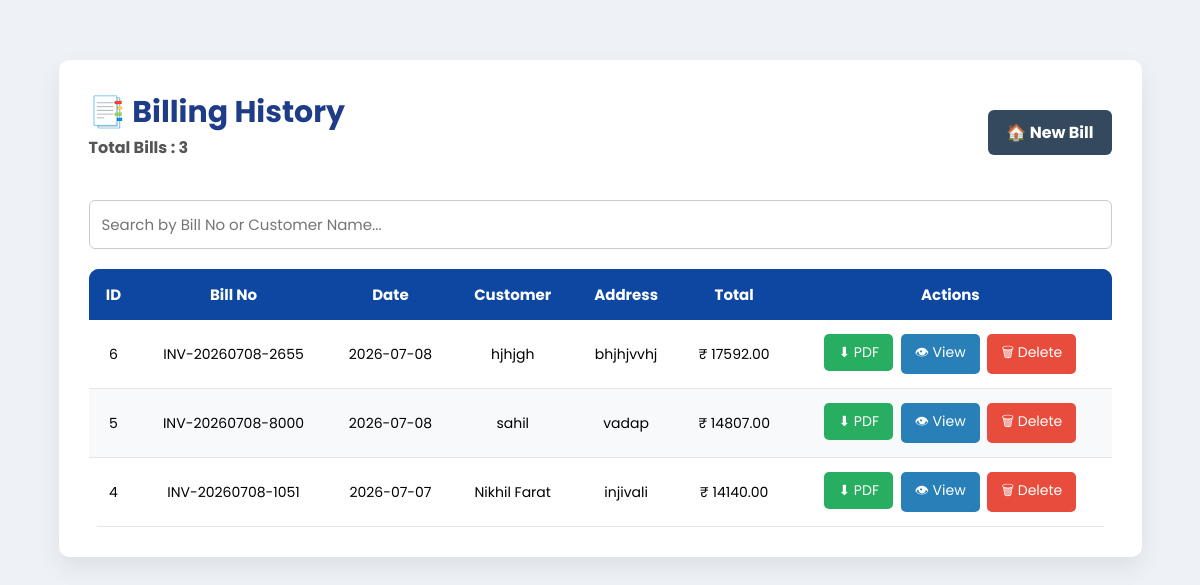
The app's page /history with its own data.
### tables this page shows
CREATE TABLE bills(

    id INTEGER PRIMARY KEY AUTOINCREMENT,

    bill_no TEXT,

    customer_name TEXT,

    customer_address TEXT,

    bill_date TEXT,

    discount REAL,

    gst REAL,

    grand_total REAL

);

### app.py (the view)
@app.route("/history")
def history():
    conn = get_db()
    cursor = conn.cursor()
    cursor.execute("""

    SELECT *

    FROM bills

    ORDER BY id DESC

    """)
    bills = cursor.fetchall()
    conn.close()
    return render_template(
        "history.html",
        bills=bills
    )

### app.py (called while the page is built)
def get_db():
    conn = sqlite3.connect(DATABASE)
    conn.row_factory = sqlite3.Row
    return conn

### templates/history.html (shortened to what this page needs)
<!DOCTYPE html>
<html lang="en">
<head>
    <link rel="stylesheet"
          href="{{ url_for('static', filename='style.css') }}">
</head>
<body>
<div class="history-container">
<div class="header">
<div>
<h1>📑 Billing History</h1>
<div class="total">
Total Bills :
<strong>{{ bills|length }}</strong>
</div>
</div>
<div class="top-buttons">
<a href="/" class="btn home">
🏠 New Bill
</a>
</div>
</div>
<div class="search-box">
<input
type="text"
id="search"
placeholder="Search by Bill No or Customer Name...">
</div>
<table id="historyTable">
<thead>
<tr>
<th>ID</th>
<th>Bill No</th>
<th>Date</th>
<th>Customer</th>
<th>Address</th>
<th>Total</th>
<th>Actions</th>
</tr>
</thead>
<tbody>
{% if bills %}
{% for bill in bills %}
<tr>
<td>{{ bill.id }}</td>
<td>{{ bill.bill_no }}</td>
<td>{{ bill.bill_date }}</td>
<td>{{ bill.customer_name }}</td>
<td>{{ bill.customer_address }}</td>
<td>
₹ {{ "%.2f"|format(bill.grand_total) }}
</td>
<td>
<a href="/download_pdf/{{ bill.id }}"
class="action-btn download">
⬇ PDF
</a>
<a href="/bill/{{ bill.id }}"
class="action-btn view">
👁 View
</a>
<a href="/delete_bill/{{ bill.id }}"
class="action-btn delete"
onclick="return confirm('Delete this bill?')">
🗑 Delete
</a>
</td>
</tr>
{% endfor %}
{% else %}
<tr>
<td colspan="7" class="empty">
No Bills Found
</td>
</tr>
{% endif %}
</tbody>
</table>
</div>
</body>
</html>

### static/style.css (style rules this page uses)
* { margin:0; padding:0; box-sizing:border-box; font-family:'Poppins',sans-serif; }
body { background:#eef2f7; padding:30px; }
input, select, textarea { width:100%; padding:12px 15px; border:1px solid #cfd8dc; border-radius:8px; font-size:15px; transition:.3s; outline:none; background:#fff; }
table { width:100%; border-collapse:collapse; margin-top:20px; border-radius:10px; overflow:hidden; }
table th { background:#0d47a1; color:white; padding:14px; font-size:15px; }
table td { padding:12px; text-align:center; border-bottom:1px solid #e5e5e5; font-size:14px; }
table tr:nth-child(even) { background:#f8f9fa; }
table th { position:sticky;top:0 }
table td:last-child { white-space:nowrap }

### templates/history.html (style rules this page uses)
body { background:#eef2f7; font-family:Arial,Helvetica,sans-serif; }
.history-container { width:95%; margin:30px auto; background:white; padding:30px; border-radius:10px; box-shadow:0 10px 25px rgba(0,0,0,.08); }
.header { display:flex; justify-content:space-between; align-items:center; flex-wrap:wrap; margin-bottom:25px; }
.header h1 { color:#1f3c88; font-size:30px; }
.top-buttons { display:flex; gap:10px; }
.btn { padding:10px 18px; border-radius:6px; color:white; text-decoration:none; font-weight:bold; }
.home { background:#34495e; }
.search-box { margin:20px 0; }
.search-box input { width:100%; padding:12px; border:1px solid #ccc; border-radius:6px; font-size:15px; }
table { width:100%; border-collapse:collapse; overflow:hidden; }
thead { background:#1f3c88; color:white; }
th { padding:14px; position:sticky; top:0; }
td { padding:12px; border-bottom:1px solid #eee; text-align:center; }
.action-btn { padding:8px 14px; border-radius:5px; color:white; text-decoration:none; margin:2px; display:inline-block; font-size:14px; }
.download { background:#27ae60; }
.view { background:#2980b9; }
.delete { background:#e74c3c; }
.total { margin-bottom:15px; font-weight:bold; color:#555; }

### records on screen
bills: id "6", bill_no "INV-20260708-2655", bill_date "2026-07-08", customer_name "hjhjgh", customer_address "bhjhjvvhj", grand_total "17592.00"
bills: id "5", bill_no "INV-20260708-8000", bill_date "2026-07-08", customer_name "sahil", customer_address "vadap", grand_total "14807.00"
bills: id "4", bill_no "INV-20260708-1051", bill_date "2026-07-07", customer_name "Nikhil Farat", customer_address "injivali", grand_total "14140.00"

### other values on screen
{{ bills|length }} "3"
